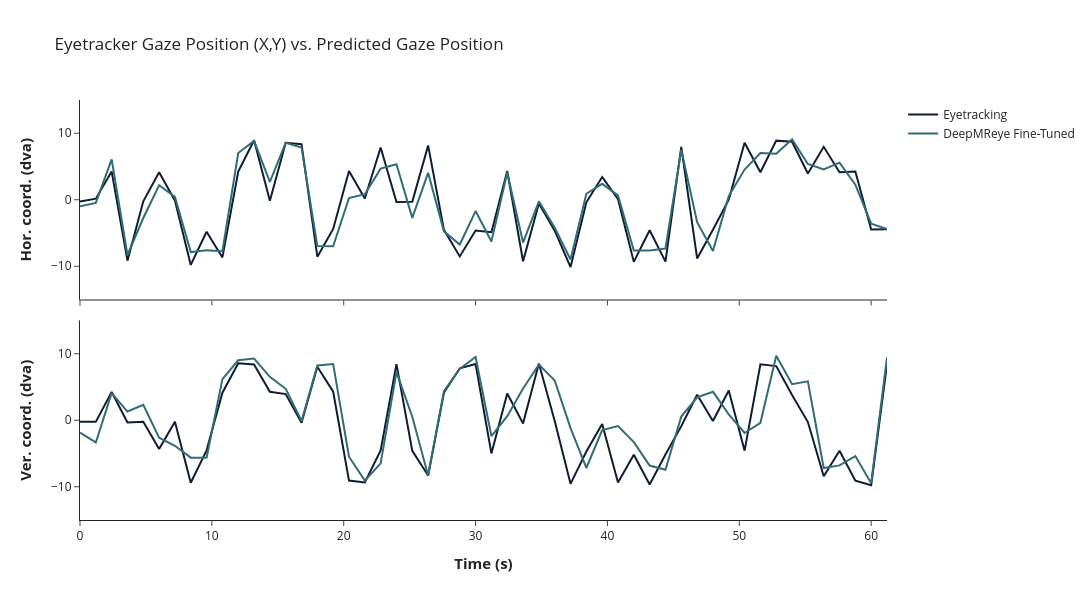

Here is the notebook cell this chart was saved with:
### Code cell
# Individual Example Plots (Figure 2)

# Convert TRs to seconds and select Guided Fixation task (+- 2 TRs for plot pretty-ness)
TR = 1.2           # seconds per TR
start_tr = 3       # skip first 5 ITI TRs (-2 TR)
n_trs = 52         # 50 task TRs = 60 seconds (+ 2 TR)

time_axis = np.arange(n_trs) * TR  

plot_rows = 2
plot_cols = 1
fig = make_subplots(rows=plot_rows, cols=plot_cols, shared_xaxes=True, vertical_spacing=0.05)

fig.add_trace(go.Scatter(
    x=time_axis, y=eye_data_downsampled[:,0][start_tr:start_tr + n_trs],
    showlegend=True, name='Eyetracking',
    line=dict(color='#0E1C36', width=2)
), row=1, col=1)

fig.add_trace(go.Scatter(
    x=time_axis, y=df_pred_median_fine_tuned['X'][start_tr:start_tr + n_trs],
    showlegend=True, name='DeepMReye Fine-Tuned',
    line=dict(color="#306D74", width=2)
), row=1, col=1)

fig.add_trace(go.Scatter(
    x=time_axis, y=eye_data_downsampled[:,1][start_tr:start_tr + n_trs],
    showlegend=True, name='Eyetracking',
    line=dict(color='#0E1C36', width=2)
), row=2, col=1)

fig.add_trace(go.Scatter(
    x=time_axis, y=df_pred_median_fine_tuned['Y'][start_tr:start_tr + n_trs],
    showlegend=True, name='DeepMReye Fine-Tuned',
    line=dict(color='#306D74', width=2)
), row=2, col=1)


fig.update_traces(showlegend=False, row=1, col=1)

# Format and show fig
fig.update_layout(
    height=600, width=1500,
    template="simple_white",
    title_text=f"Eyetracker Gaze Position (X,Y) vs. Predicted Gaze Position",
    yaxis1=dict(title="<b>Hor. coord. (dva)<b>", title_font=dict(size=15)),
    yaxis2=dict(title="<b>Ver. coord. (dva)<b>", title_font=dict(size=15)),
    xaxis2=dict(title="<b>Time (s)<b>", title_font=dict(size=15))
)

fig.update_yaxes(range=[-15, 15], row=1, col=1)
fig.update_yaxes(range=[-15, 15], row=2, col=1)

fig.update_annotations(font=dict(size=14))
fig.show()
fig.write_image(f"/Users/sinakling/disks/meso_shared/deepmreye/derivatives/int_deepmreye/deepmreye_calibration/figures/{subject}/{subject}_guided_fixation_fine_tuned.pdf")

### Figure 1 — Plotly figure (JSON) as saved in the notebook; plotly's stock layout.template omitted (floating-point values rounded to 4 significant figures)
{"data": [{"line": {"color": "#0E1C36", "width": 2}, "name": "Eyetracking", "showlegend": false, "type": "scatter", "x": [0, 1.2, 2.4, 3.6, 4.8, 6, 7.2, 8.4, 9.6, 10.8, 12, 13.2, 14.4, 15.6, 16.8, 18, 19.2, 20.4, 21.6, 22.8, 24, 25.2, 26.4, 27.6, 28.8, 30, 31.2, 32.4, 33.6, 34.8, 36, 37.2, 38.4, 39.6, 40.8, 42, 43.2, 44.4, 45.6, 46.8, 48, 49.2, 50.4, 51.6, 52.8, 54, 55.2, 56.4, 57.6, 58.8, 60, 61.2], "xaxis": "x", "y": [-0.2577, 0.1657, 4.257, -9.163, -0.2289, 4.148, -0.1304, -9.797, -4.805, -8.676, 4.248, 8.947, -0.1657, 8.559, 8.364, -8.567, -4.382, 4.318, 0.1842, 7.865, -0.3341, -0.3052, 8.171, -4.53, -8.522, -4.63, -4.882, 4.309, -9.244, -0.5615, -4.649, -10.13, -0.384, 3.418, 0.09026, -9.342, -4.581, -9.304, 7.96, -8.824, -4.507, 0.01428, 8.567, 4.136, 8.89, 8.719, 3.941, 7.957, 4.137, 4.26, -4.463, -4.451], "yaxis": "y"}, {"line": {"color": "#306D74", "width": 2}, "name": "DeepMReye Fine-Tuned", "showlegend": false, "type": "scatter", "x": [0, 1.2, 2.4, 3.6, 4.8, 6, 7.2, 8.4, 9.6, 10.8, 12, 13.2, 14.4, 15.6, 16.8, 18, 19.2, 20.4, 21.6, 22.8, 24, 25.2, 26.4, 27.6, 28.8, 30, 31.2, 32.4, 33.6, 34.8, 36, 37.2, 38.4, 39.6, 40.8, 42, 43.2, 44.4, 45.6, 46.8, 48, 49.2, 50.4, 51.6, 52.8, 54, 55.2, 56.4, 57.6, 58.8, 60, 61.2], "xaxis": "x", "y": [-0.9677, -0.4784, 6.062, -8.309, -2.744, 2.174, 0.4271, -7.87, -7.611, -7.747, 7.019, 8.843, 2.68, 8.572, 7.868, -6.965, -6.984, 0.2572, 0.8407, 4.679, 5.328, -2.722, 4.044, -4.751, -6.736, -1.702, -6.288, 4.098, -6.432, -0.2288, -4.221, -8.981, 0.8986, 2.394, 0.6599, -7.639, -7.635, -7.33, 7.537, -3.367, -7.691, 0.5589, 4.54, 7.033, 6.922, 9.085, 5.382, 4.558, 5.58, 2.269, -3.59, -4.425], "yaxis": "y"}, {"line": {"color": "#0E1C36", "width": 2}, "name": "Eyetracking", "showlegend": true, "type": "scatter", "x": [0, 1.2, 2.4, 3.6, 4.8, 6, 7.2, 8.4, 9.6, 10.8, 12, 13.2, 14.4, 15.6, 16.8, 18, 19.2, 20.4, 21.6, 22.8, 24, 25.2, 26.4, 27.6, 28.8, 30, 31.2, 32.4, 33.6, 34.8, 36, 37.2, 38.4, 39.6, 40.8, 42, 43.2, 44.4, 45.6, 46.8, 48, 49.2, 50.4, 51.6, 52.8, 54, 55.2, 56.4, 57.6, 58.8, 60, 61.2], "xaxis": "x2", "y": [-0.2418, -0.2414, 4.237, -0.3488, -0.2125, -4.341, -0.2149, -9.393, -4.525, 4.136, 8.561, 8.385, 4.272, 3.931, -0.3764, 8.047, 4.287, -9.076, -9.356, -4.53, 8.445, -4.597, -8.3, 4.128, 7.809, 8.457, -4.989, 4.029, -0.501, 8.524, -0.1071, -9.562, -4.705, -0.5791, -9.353, -5.177, -9.668, -5.142, -0.8867, 3.836, -0.1173, 4.468, -4.57, 8.409, 8.139, 3.783, -0.2743, -8.42, -4.578, -9.092, -9.77, 8.402], "yaxis": "y2"}, {"line": {"color": "#306D74", "width": 2}, "name": "DeepMReye Fine-Tuned", "showlegend": true, "type": "scatter", "x": [0, 1.2, 2.4, 3.6, 4.8, 6, 7.2, 8.4, 9.6, 10.8, 12, 13.2, 14.4, 15.6, 16.8, 18, 19.2, 20.4, 21.6, 22.8, 24, 25.2, 26.4, 27.6, 28.8, 30, 31.2, 32.4, 33.6, 34.8, 36, 37.2, 38.4, 39.6, 40.8, 42, 43.2, 44.4, 45.6, 46.8, 48, 49.2, 50.4, 51.6, 52.8, 54, 55.2, 56.4, 57.6, 58.8, 60, 61.2], "xaxis": "x2", "y": [-1.864, -3.337, 4.08, 1.312, 2.307, -2.63, -3.844, -5.625, -5.638, 6.185, 9.02, 9.282, 6.534, 4.728, -0.1092, 8.233, 8.442, -5.485, -9.073, -6.476, 7.243, 0.5199, -8.307, 4.389, 7.71, 9.502, -2.376, 0.6041, 4.769, 8.368, 5.977, -1.171, -7.178, -1.48, -0.8834, -3.295, -6.809, -7.443, 0.5535, 3.433, 4.293, 0.8785, -1.919, -0.3786, 9.715, 5.43, 5.859, -7.185, -6.788, -5.391, -9.463, 9.468], "yaxis": "y2"}], "layout": {"height": 600, "title": {"text": "Eyetracker Gaze Position (X,Y) vs. Predicted Gaze Position"}, "width": 1500, "xaxis": {"anchor": "y", "domain": [0, 1], "matches": "x2", "showticklabels": false}, "xaxis2": {"anchor": "y2", "domain": [0, 1], "title": {"font": {"size": 15}, "text": "<b>Time (s)<b>"}}, "yaxis": {"anchor": "x", "domain": [0.525, 1], "range": [-15, 15], "title": {"font": {"size": 15}, "text": "<b>Hor. coord. (dva)<b>"}}, "yaxis2": {"anchor": "x2", "domain": [0, 0.475], "range": [-15, 15], "title": {"font": {"size": 15}, "text": "<b>Ver. coord. (dva)<b>"}}}}
